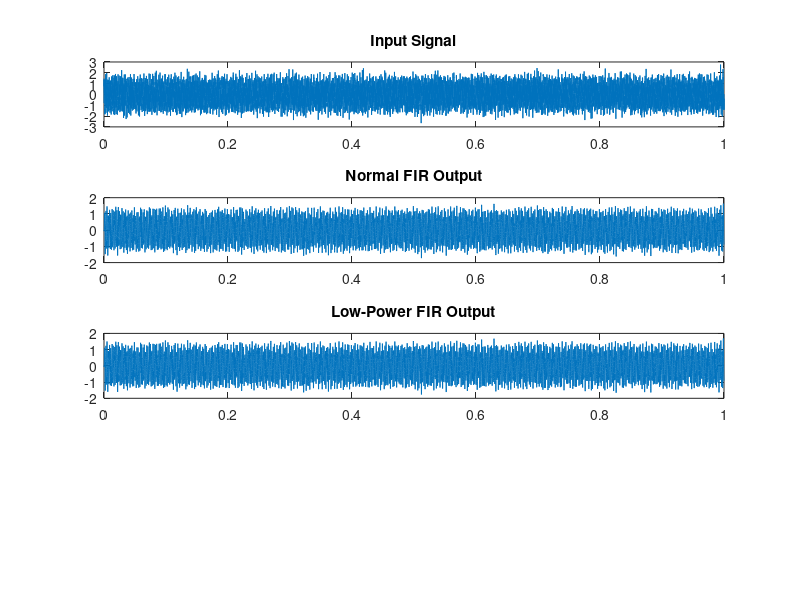
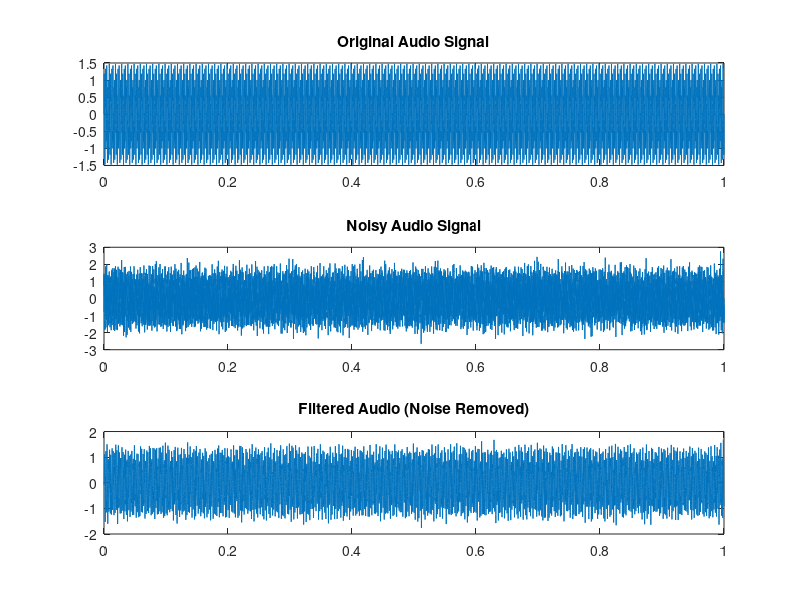
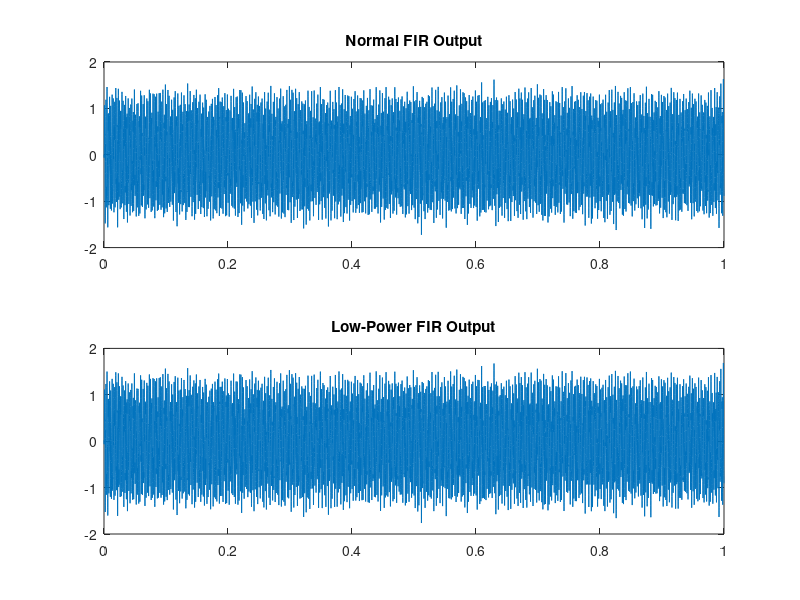
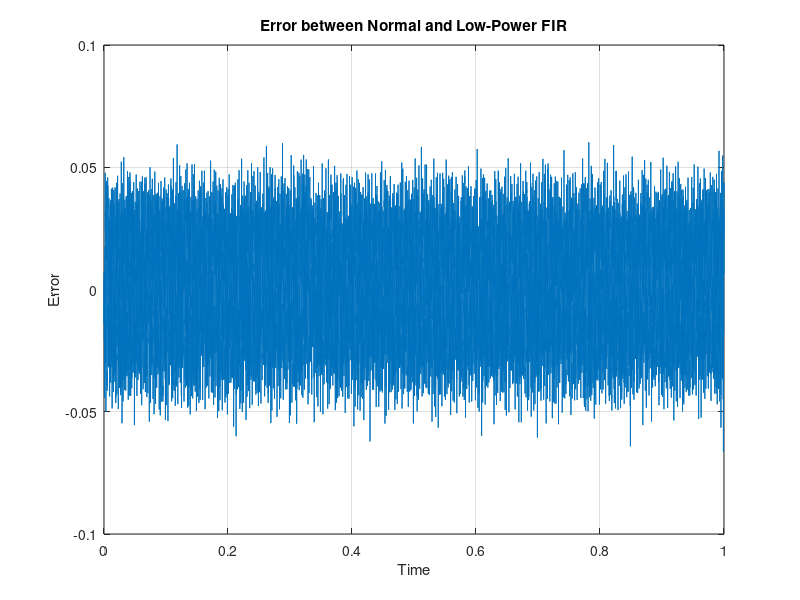

Here is the MATLAB script that generated these plots, in order:
% Low-power 17-tap FIR model - Author: Pradhyumna D Rao
clc;
clear;
close all;

%% signal
fs = 16000;
t = 0:1/fs:1;

%% input
rng(1);                                                  % fixed seed -> same noise every run
x_clean = sin(2*pi*500*t) + 0.5*sin(2*pi*1200*t);       %original audio
noise = 0.3*randn(size(t)) + 0.3*sin(2*pi*3000*t);      %random noise
x = x_clean + noise;
%% fir parameters 
N = 16;

% Original coefficients (same values as h_values.txt and the Verilog RTL).
% Q8 integers: h = H_int/256, DC gain = 258/256 ~ 1.
H_int = [-1 -1 -2 0 7 19 34 47 52 47 34 19 7 0 -2 -1 -1];
h = H_int / 256;

disp('H values (integer, as used in the Verilog design):');
disp(H_int);

%% default fir
y_normal = filter(h,1,x);

%% pipeline mechanism
% transposed-form FIR (registers between adders), should equal filter()
y_pipe = zeros(size(x));
reg = zeros(1,N);

for n = 1:length(x)
    acc = x(n)*h(1) + reg(1);
    
    for k = 1:N-1
        reg(k) = reg(k+1) + x(n)*h(k+1);
    end
    reg(N) = x(n)*h(N+1);
    
    y_pipe(n) = acc;
end
fprintf('Max |pipeline - filter()| = %g\n', max(abs(y_pipe - y_normal)));

%% low power
h_q = round(h*64)/64;   % Lower precision → low power
y_low = filter(h_q,1,x);

%% power difference reference
power_normal = sum(abs(y_normal).^2);
power_low = sum(abs(y_low).^2);

%% all figures 
figure;

subplot(4,1,1);
plot(t, x);
title('Input Signal');

subplot(4,1,2);
plot(t, y_normal);
title('Normal FIR Output');


subplot(4,1,3);
plot(t, y_low);
title('Low-Power FIR Output');


figure;

subplot(3,1,1);
plot(t, x_clean);
title('Original Audio Signal');

subplot(3,1,2);
plot(t, x);
title('Noisy Audio Signal');

subplot(3,1,3);
plot(t, y_low);
title('Filtered Audio (Noise Removed)');



figure;

subplot(2,1,1);
plot(t, y_normal);
title('Normal FIR Output');

subplot(2,1,2);
plot(t, y_low);
title('Low-Power FIR Output');


figure;

plot(t, y_normal - y_low);
title('Error between Normal and Low-Power FIR');
xlabel('Time');
ylabel('Error');
grid on;
%% power reference---------No unit
fprintf('Power (Normal): %.2f\n', power_normal);
fprintf('Power (Low Power): %.2f\n', power_low);
power_reduction = ((power_normal - power_low)/power_normal)*100;
fprintf('Power Reduction: %.2f %%\n', power_reduction);
